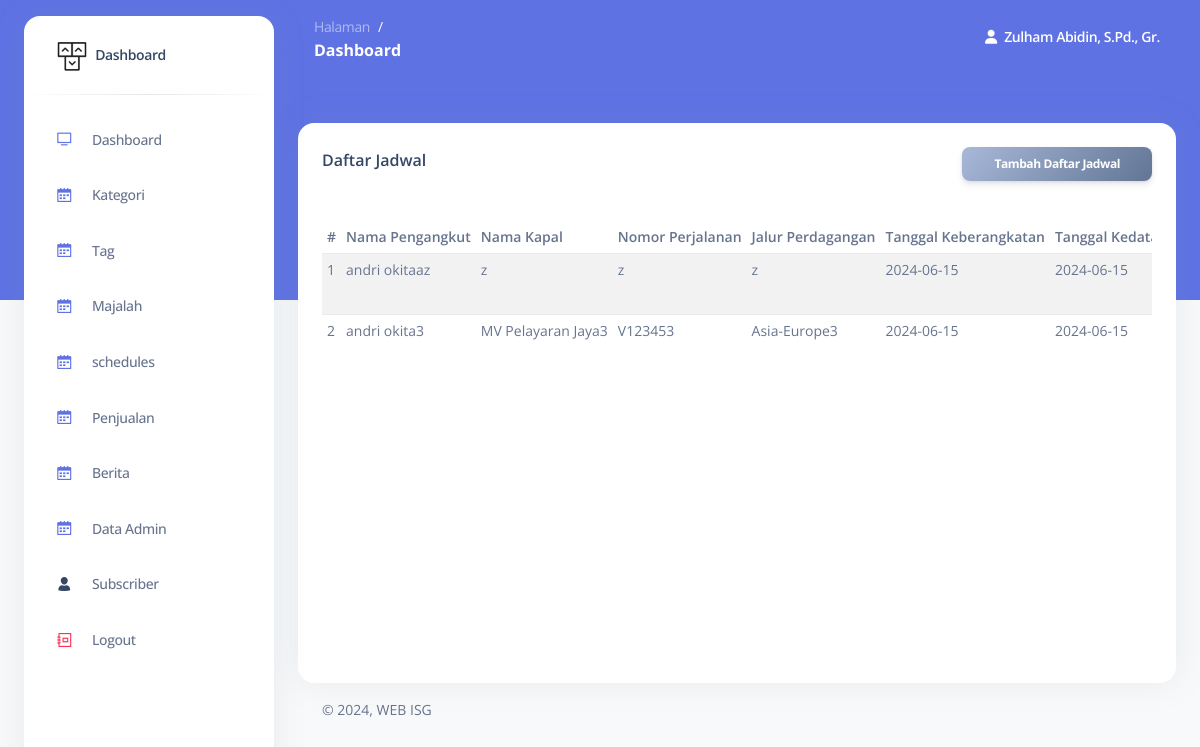
/admin/schedules.php (signed in), run on the app's committed database.
### tables this page shows
CREATE TABLE `schedules` (
  `id_schedules` int NOT NULL,
  `CarrierName` varchar(255) DEFAULT NULL,
  `VesselName` varchar(255) DEFAULT NULL,
  `VoyageNumber` varchar(50) DEFAULT NULL,
  `TradeLine` varchar(100) DEFAULT NULL,
  `PortCodeOrigin` varchar(20) DEFAULT NULL,
  `DepartureDate` date DEFAULT NULL,
  `Transhipment` varchar(100) DEFAULT NULL,
  `TranshipmentDeparture` date DEFAULT NULL,
  `PortCodeDestination` varchar(20) DEFAULT NULL,
  `ArrivalDate` date DEFAULT NULL,
  `Duration` int DEFAULT NULL,
  `Forwarder` varchar(255) DEFAULT NULL,
  `BerthingTerminal` varchar(100) DEFAULT NULL,
  `RequestQuote` varchar(500) DEFAULT NULL
);

### admin/schedules.php (the view, shortened to what this page needs)
<?php
require_once 'function/init.php';
$sql = 'SELECT id_schedules, CarrierName, VesselName, VoyageNumber, TradeLine, DepartureDate, ArrivalDate FROM schedules';
$result = $conn->query($sql);
?>
<!DOCTYPE html>
<html lang="en">
<body class="g-sidenav-show bg-gray-100">
    <main class="main-content position-relative border-radius-lg ">
        <div class="container-fluid py-4">
            <div class="row mt-4">
                <div class="col-lg-12 mb-lg-0 mb-4">
                    <div class="card" style="min-height: 70vh">
                        <div class="card-body">
                            <div class="d-flex justify-content-between mb-4">
                                <h6 class="mb-0">Daftar Jadwal</h6>
                                <a href="schedules-add.php" class="btn btn-sm bg-gradient-secondary">Tambah
                                Daftar Jadwal</a>
                            </div>
                            <div class="table-responsive">
                                <table class="table table-striped">
                                    <thead>
                                        <tr>
                                            <th>#</th>
                                            <th>Nama Pengangkut</th>
                                            <th>Nama Kapal</th>
                                            <th>Nomor Perjalanan</th>
                                            <th>Jalur Perdagangan</th>
                                            <th>Tanggal Keberangkatan</th>
                                            <th>Tanggal Kedatangan</th>
                                        </tr>
                                    </thead>
                                    <tbody>
                                        <?php if ($result->num_rows > 0): ?>
                                        <?php $counter = 1; ?>
                                        <?php while ($row = $result->fetch_assoc()): ?>
                                        <tr id="schedule-<?php echo htmlspecialchars($row['id_schedules']); ?>">
                                            <td><?php echo $counter++; ?></td>
                                            <td><?php echo isset($row['CarrierName']) ? htmlspecialchars($row['CarrierName']) : ''; ?></td>
                                            <td><?php echo isset($row['VesselName']) ? htmlspecialchars($row['VesselName']) : ''; ?></td>
                                            <td><?php echo isset($row['VoyageNumber']) ? htmlspecialchars($row['VoyageNumber']) : ''; ?></td>
                                            <td><?php echo isset($row['TradeLine']) ? htmlspecialchars($row['TradeLine']) : ''; ?></td>
                                            <td><?php echo isset($row['DepartureDate']) ? htmlspecialchars($row['DepartureDate']) : ''; ?></td>
                                            <td><?php echo isset($row['ArrivalDate']) ? htmlspecialchars($row['ArrivalDate']) : ''; ?></td>
                                        </tr>
                                        <?php endwhile; ?>
                                        <?php else: ?>
                                        <tr>
                                            <td colspan="8">Belum ada data schedules.</td>
                                        </tr>
                                        <?php endif; ?>
                                    </tbody>
                                </table>
                            </div>
                        </div>
                    </div>
                </div>
            </div>
        </div>
    </main>
</body>
</html>

### admin/partials/head.php (style rules this page uses)
.table-responsive table thead th, .table-responsive table tbody td { text-align: left !important; padding: 0 !important; font-size: 14px; padding: 5px !important; }

### data on the page
schedules: CarrierName "andri okitaaz", VesselName "z", VoyageNumber "z", TradeLine "z", DepartureDate "2024-06-15", ArrivalDate "2024-06-15"
schedules: CarrierName "andri okita3", VesselName "MV Pelayaran Jaya3", VoyageNumber "V123453", TradeLine "Asia-Europe3", DepartureDate "2024-06-15", ArrivalDate "2024-06-15"

### other printed values
$_SESSION[KEY]["login"]["nama"] "Zulham Abidin, S.Pd., Gr."
